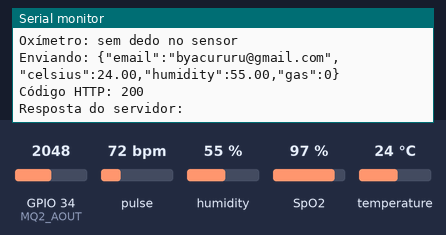
Simulated run of this sketch. Board: ESP32. Shown: the last lines printed to the serial monitor. Inputs (shaded band) come from the test bench; at power-on: GPIO 34 (MQ2_AOUT) = 2048, pulse 72 bpm, humidity 55 %, SpO2 97 %, temperature 24 °C. WiFi joins after 1.5 s; servers stay silent unless stated; uploads are accepted with an empty reply.

Above: at 12.7 s.
12.8 s: GPIO 34 (MQ2_AOUT) set to 2866
At 16.71 s:
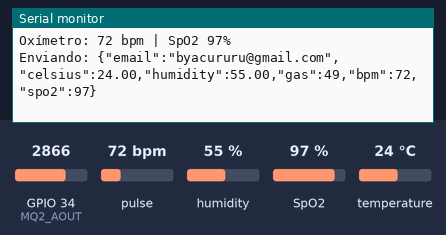
18.0 s: pulse set to 42 bpm
At 18.9 s:
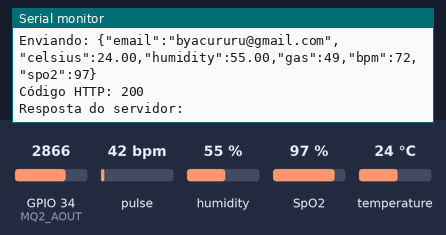
19.5 s: humidity set to 22 %
21.0 s: SpO2 set to 80 %
At 22.3 s:
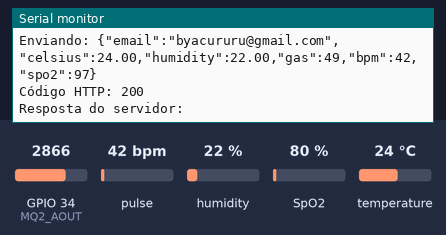

The sketch:

vitalcare_esp32_oximetro.ino
```cpp
#include <WiFi.h>
#include <HTTPClient.h>
#include <WiFiClientSecure.h>
#include <Wire.h>
#include <DHT.h>
#include <MAX30105.h>          // biblioteca "SparkFun MAX3010x Pulse and Proximity Sensor Library"
#include "spo2_algorithm.h"    // vem junto com essa mesma biblioteca

// ==========================================================
//  ESP32 do protótipo: DHT11 (temperatura e umidade), MQ-2 (gás)
//  e MAX30102 (batimentos e oxigenação). Manda tudo para o site
//  a cada 5 segundos.
//
//  LIGAÇÕES (ESP32 DevKit)
//  DHT11:     VCC -> 3V3   DATA -> D4    GND -> GND
//  MQ-2:      AO  -> D34   (o DO não é usado)
//  MAX30102:  VIN -> 3V3   GND -> GND    SDA -> D18   SCL -> D19
// ==========================================================

// --- Configurações do Wi-Fi (preencha antes de carregar; não suba a senha para o GitHub) ---
const char* ssid = "NOME_DA_REDE";
const char* password = "SENHA_DA_REDE";

// --- Configurações da API (backend Node na Vercel) ---
const char* url_api = "https://tccvital-3.vercel.app/api/sensores";
const char* account_email = "byacururu@gmail.com"; // e-mail da conta usada para entrar no app
const char* SENSOR_KEY = "";                       // deixe vazio (só preencha se definir SENSOR_KEY na Vercel)

// --- Configurações dos Sensores ---
#define DHTPIN 4          // DHT11: DATA no D4
#define DHTTYPE DHT11
#define MQ2_AOUT 34       // gás: AO no D34
#define OXI_SDA 18        // oxímetro MAX30102: SDA no D18
#define OXI_SCL 19        // oxímetro MAX30102: SCL no D19

const unsigned long INTERVALO_ENVIO = 5000; // manda para o site a cada 5 segundos
const long DEDO_MINIMO = 50000;             // abaixo disso, não tem dedo no oxímetro

// --- Gás (MQ-2) ---
// Ao ligar, o ESP32 mede o ar limpo. Tem gás quando a leitura sobe GAS_ACIMA_DO_NORMAL acima disso.
// Menor = mais sensível. O aviso só vai para o site se o gás continuar por GAS_TEMPO_MINIMO.
const int GAS_ACIMA_DO_NORMAL = 60;
const unsigned long GAS_TEMPO_MINIMO = 30000;   // 30 segundos
float gasBase = 0;                // leitura do ar limpo (ajustada devagar enquanto não há gás)
unsigned long gasDesde = 0;       // quando o gás começou (0 = sem gás agora)

DHT dht(DHTPIN, DHTTYPE);
WiFiClientSecure clienteHttps;

// --- Oxímetro: guarda 100 amostras (4 s) e recalcula a cada 25 novas (1 s) ---
MAX30105 oximetro;
bool oximetroOk = false;
const int32_t TAMANHO_BUFFER = 100;
uint32_t irBuffer[TAMANHO_BUFFER];
uint32_t redBuffer[TAMANHO_BUFFER];
int32_t amostras = 0;
int32_t bpm = 0, spo2 = 0;
int8_t bpmValido = 0, spo2Valido = 0;
long ultimoIR = 0;

unsigned long ultimoEnvio = 0;

// Função para gerenciar a conexão Wi-Fi de forma automática
void conectarWiFi() {
  if (WiFi.status() == WL_CONNECTED) return;

  Serial.print("Conectando ao Wi-Fi: ");
  Serial.println(ssid);

  WiFi.begin(ssid, password);

  int tentativas = 0;
  while (WiFi.status() != WL_CONNECTED && tentativas < 20) {
    delay(500);
    Serial.print(".");
    tentativas++;
  }

  if (WiFi.status() == WL_CONNECTED) {
    Serial.println("\nWi-Fi Conectado com sucesso!");
    Serial.print("Endereço IP do ESP32: ");
    Serial.println(WiFi.localIP());
  } else {
    Serial.println("\nFalha ao conectar. Tentará novamente na próxima leitura.");
  }
}

// Tenta achar o oxímetro com SDA e SCL nesses pinos
bool tentaOximetro(int sda, int scl) {
  Wire.end();
  Wire.begin(sda, scl);
  if (!oximetro.begin(Wire, I2C_SPEED_STANDARD)) return false;
  Serial.printf("Oxímetro encontrado: SDA no D%d e SCL no D%d.\n", sda, scl);
  return true;
}

// Chamada o tempo todo no loop: junta as amostras do oxímetro e calcula batimentos e oxigenação
void leOximetro() {
  if (!oximetroOk) return;
  oximetro.check();
  while (oximetro.available()) {
    redBuffer[amostras] = oximetro.getFIFORed();
    irBuffer[amostras] = oximetro.getFIFOIR();
    ultimoIR = irBuffer[amostras];
    oximetro.nextSample();
    amostras++;

    if (amostras == TAMANHO_BUFFER) {
      maxim_heart_rate_and_oxygen_saturation(irBuffer, TAMANHO_BUFFER, redBuffer, &spo2, &spo2Valido, &bpm, &bpmValido);
      // descarta as 25 amostras mais antigas e continua enchendo
      memmove(irBuffer, irBuffer + 25, (TAMANHO_BUFFER - 25) * sizeof(uint32_t));
      memmove(redBuffer, redBuffer + 25, (TAMANHO_BUFFER - 25) * sizeof(uint32_t));
      amostras = TAMANHO_BUFFER - 25;
    }
  }
  // tirou o dedo: zera, para não mandar um valor velho
  if (ultimoIR < DEDO_MINIMO) {
    amostras = 0;
    bpmValido = 0;
    spo2Valido = 0;
  }
}

void setup() {
  Serial.begin(115200);
  dht.begin();
  pinMode(MQ2_AOUT, INPUT);

  // Gás: mede o ar limpo por 10 segundos (ligue longe de gás e fogo)
  Serial.print("Medindo o ar limpo para o sensor de gás (10 s)...");
  long soma = 0;
  for (int i = 0; i < 100; i++) {
    soma += analogRead(MQ2_AOUT);
    delay(100);
  }
  gasBase = soma / 100.0;
  Serial.printf(" pronto! Ar limpo = %.0f\n", gasBase);

  // Oxímetro MAX30102 (I2C: SDA no D18, SCL no D19)
  oximetroOk = tentaOximetro(OXI_SDA, OXI_SCL);
  if (oximetroOk) {
    // brilho 60, média 4, vermelho + infravermelho, 100 Hz -> 25 amostras/s (o cálculo precisa disso)
    oximetro.setup(60, 4, 2, 100, 411, 4096);
  } else {
    Serial.println("ATENÇÃO: oxímetro não encontrado. Confira VIN=3V3, GND, SDA=D18 e SCL=D19.");
  }

  WiFi.mode(WIFI_STA);
  conectarWiFi();

  clienteHttps.setInsecure(); // não confere o certificado HTTPS (suficiente para o protótipo)

  Serial.println("--- Sistema IoT Iniciado ---");
}

void loop() {
  leOximetro();   // precisa rodar o tempo todo (não use delay longo no loop)

  if (millis() - ultimoEnvio < INTERVALO_ENVIO) return;
  ultimoEnvio = millis();

  // Garante estabilidade na conexão Wi-Fi
  conectarWiFi();

  // Leituras físicas dos sensores
  float umidade = dht.readHumidity();
  float temperatura = dht.readTemperature();
  int valorAnalogico = analogRead(MQ2_AOUT);
  bool dhtOk = !(isnan(umidade) || isnan(temperatura));
  bool temDedo = oximetroOk && ultimoIR >= DEDO_MINIMO;

  // Gás na escala do site: subir GAS_ACIMA_DO_NORMAL acima do ar limpo vira 50 (começo do "Atenção");
  // 4 vezes isso vira 200 (começo do "Perigo")
  float acima = valorAnalogico - gasBase;
  int gasSite = acima > 0 ? (int)(acima * 50 / GAS_ACIMA_DO_NORMAL) : 0;
  bool temGas = gasSite >= 50;
  if (temGas) {
    if (gasDesde == 0) gasDesde = millis();
  } else {
    gasDesde = 0;
    gasBase = gasBase * 0.98 + valorAnalogico * 0.02;   // sem gás: acompanha o sensor esquentando aos poucos
  }
  unsigned long segundosComGas = temGas ? (millis() - gasDesde) / 1000 : 0;
  bool gasConfirmado = temGas && millis() - gasDesde >= GAS_TEMPO_MINIMO;
  // antes dos 30 s, manda 49 (logo abaixo do aviso): o site só avisa se o gás continuar
  int gasEnviado = (temGas && !gasConfirmado) ? 49 : gasSite;

  // Print de depuração local no Monitor Serial
  Serial.println("-------------------------------");
  if (dhtOk) Serial.printf("Temp: %.1f°C | Umid: %.1f%%\n", temperatura, umidade);
  else Serial.println("[Erro DHT11] Leitura inválida (a temperatura não vai nesta rodada).");
  Serial.printf("Gás: %d no pino (ar limpo: %.0f) -> site: %d", valorAnalogico, gasBase, gasEnviado);
  if (gasConfirmado) Serial.println("  ** GÁS CONFIRMADO: aviso no site **");
  else if (temGas) Serial.printf("  (gás há %lu s; avisa aos 30 s)\n", segundosComGas);
  else Serial.println();
  if (!oximetroOk) Serial.println("Oxímetro: não conectado");
  else if (!temDedo) Serial.println("Oxímetro: sem dedo no sensor");
  else if (!bpmValido && !spo2Valido) Serial.println("Oxímetro: calculando... (mantenha o dedo parado)");
  else Serial.printf("Oxímetro: %d bpm | SpO2 %d%%\n", bpmValido ? bpm : 0, spo2Valido ? spo2 : 0);

  // Envio dos dados caso a rede esteja conectada
  if (WiFi.status() == WL_CONNECTED) {
    // Monta o JSON só com o que foi lido certo
    String corpoJSON = "{\"email\":\"" + String(account_email) + "\"";
    if (dhtOk) corpoJSON += ",\"celsius\":" + String(temperatura) + ",\"humidity\":" + String(umidade);
    corpoJSON += ",\"gas\":" + String(gasEnviado);
    if (temDedo && bpmValido) corpoJSON += ",\"bpm\":" + String(bpm);
    if (temDedo && spo2Valido) corpoJSON += ",\"spo2\":" + String(spo2);
    corpoJSON += "}";

    HTTPClient http;
    http.begin(clienteHttps, url_api);
    http.setTimeout(8000);
    http.addHeader("Content-Type", "application/json");
    if (strlen(SENSOR_KEY)) http.addHeader("x-sensor-key", SENSOR_KEY);

    Serial.println("Enviando: " + corpoJSON);
    int codigoRespostaHTTP = http.POST(corpoJSON);

    // Validação da resposta do servidor
    if (codigoRespostaHTTP > 0) {
      Serial.printf("Código HTTP: %d\n", codigoRespostaHTTP);
      Serial.println("Resposta do servidor: " + http.getString());
    } else {
      Serial.printf("Erro no envio do POST. Código: %s\n", http.errorToString(codigoRespostaHTTP).c_str());
    }
    http.end();
  }
}
```

Measured:
- after the input at 12.8 s, the serial monitor: prints a new line after 3.7 s (image 1)
